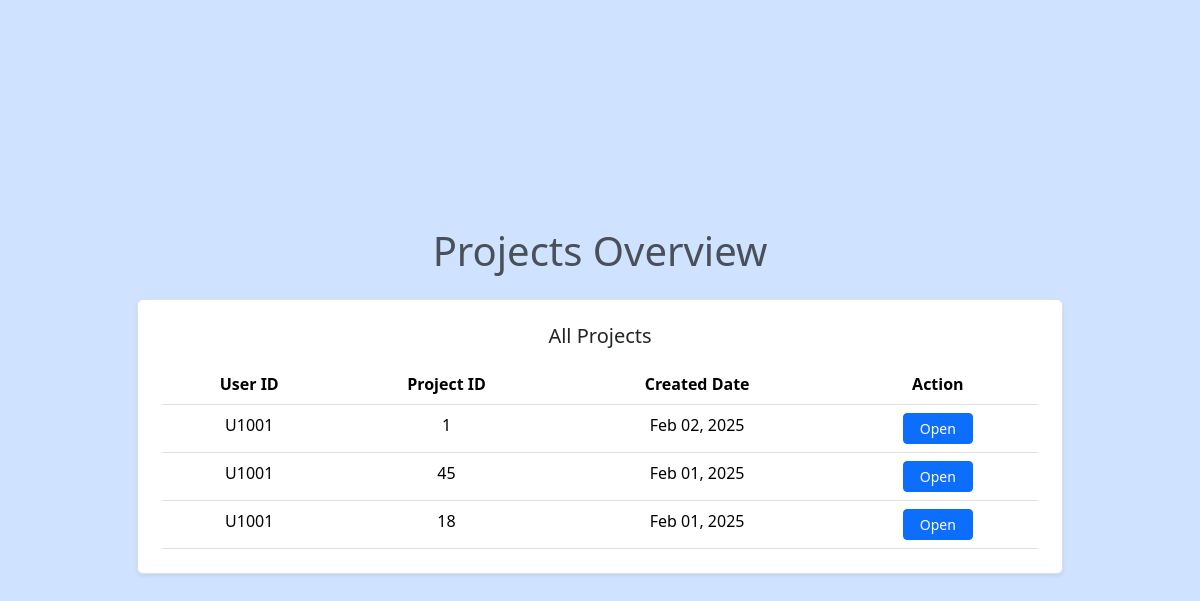
Page /managers/ on the earlier database version.
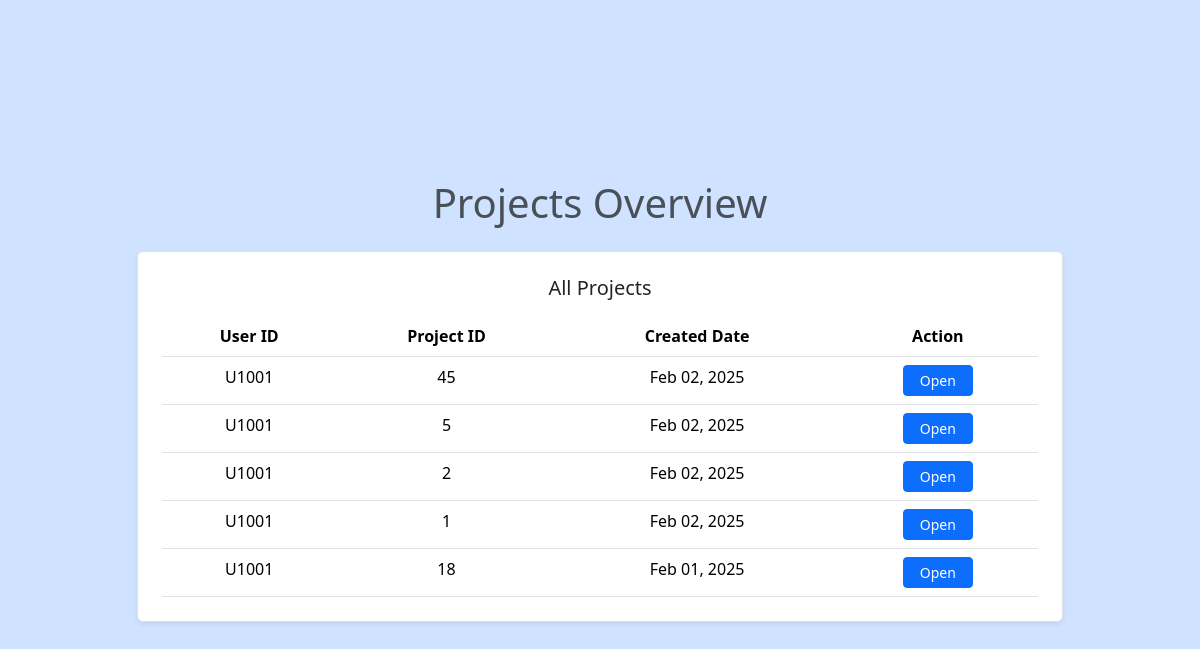
Same page on the later database version.
### login/models.py (models this page shows, shortened)
class Project(models.Model):
    project_id = models.CharField(max_length=50, primary_key=True)
    user = models.ForeignKey(UserRegistration, on_delete=models.CASCADE)
    created_at = models.DateTimeField(auto_now_add=True)

class UserRegistration(models.Model):
    name = models.CharField(max_length=100)
    userid = models.CharField(max_length=50, primary_key=True)
    email = models.EmailField(max_length=255, unique=True, null=True, blank=True)
    contact_no = models.CharField(max_length=255)
    password = models.CharField(max_length=255)  # Hashed final password
    group = models.ForeignKey(
        UserGroup,
        on_delete=models.CASCADE,
        null=True,  # Allow null temporarily for migration
        default=None  # No default value
    )

### login/views.py (the view)
# urls.py: path('managers/',views.managers_view,name='managers'),
def managers_view(request):
    all_projects = Project.objects.all().order_by('-created_at')
    return render(request, 'managers.html', {'all_projects': all_projects})

### login/templates/managers.html (shortened to what this page needs)
<!DOCTYPE html>
<html lang="en">
<head>
    <link href="https://cdnjs.cloudflare.com/ajax/libs/bootstrap/5.3.2/css/bootstrap.min.css" rel="stylesheet">
</head>
<body class="bg-primary-subtle min-vh-100 d-flex flex-column justify-content-center">
    <div class="container">
        <div class="row justify-content-center">
            <div class="col-12 col-lg-10">
                <h1 class="text-center mb-4 text-light-emphasis">Projects Overview</h1>
                <div class="border p-4 rounded bg-white shadow-sm">
                    <h5 class="text-center mb-3">All Projects</h5>
                    <div class="table-responsive">
                        <table class="table table-hover mb-0">
                            <thead>
                                <tr class="text-center">
                                    <th>User ID</th>
                                    <th>Project ID</th>
                                    <th>Created Date</th>
                                    <th>Action</th>
                                </tr>
                            </thead>
                            <tbody>
                                {% for project in all_projects %}
                                    <tr class="text-center">
                                        <td>{{ project.user.userid }}</td>
                                        <td>{{ project.project_id }}</td>
                                        <td>{{ project.created_at|date:"M d, Y" }}</td>
                                        <td>
                                            <a href="{% url 'dashboard' project_id=project.project_id %}"
                                               class="btn btn-primary btn-sm px-3"
                                               style="--bs-btn-bg: rgb(var(--bs-primary-rgb));">
                                                Open
                                            </a>
                                        </td>
                                    </tr>
                                {% empty %}
                                    <tr>
                                        <td colspan="4" class="text-center">No projects found</td>
                                    </tr>
                                {% endfor %}
                            </tbody>
                        </table>
                    </div>
                </div>
            </div>
        </div>
    </div>
</body>
</html>

Differences in the rows shown:
changed Project id 45: created_at "Feb 01, 2025" → "Feb 02, 2025"; moves up the list
added Project: user.userid "U1001", project_id "5", created_at "Feb 02, 2025"
added Project: user.userid "U1001", project_id "2", created_at "Feb 02, 2025"
